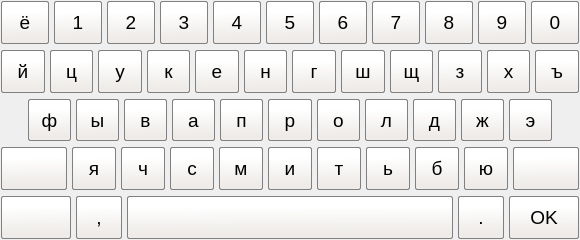
<?xml version="1.0" encoding="UTF-8"?>
<ui version="4.0">
 <class>Form</class>
 <widget class="QWidget" name="Form">
  <property name="geometry">
   <rect>
    <x>0</x>
    <y>0</y>
    <width>580</width>
    <height>240</height>
   </rect>
  </property>
  <property name="windowTitle">
   <string>Form</string>
  </property>
  <layout class="QVBoxLayout" name="vertical_layout">
   <property name="leftMargin">
    <number>1</number>
   </property>
   <property name="topMargin">
    <number>1</number>
   </property>
   <property name="rightMargin">
    <number>1</number>
   </property>
   <property name="bottomMargin">
    <number>1</number>
   </property>
   <item>
    <layout class="QHBoxLayout" name="horizontal_layout" stretch="10,10,10,10,10,10,10,10,10,10,10">
     <property name="spacing">
      <number>5</number>
     </property>
     <item>
      <widget class="QPushButton" name="btn_lt_7">
       <property name="sizePolicy">
        <sizepolicy hsizetype="Ignored" vsizetype="Ignored">
         <horstretch>0</horstretch>
         <verstretch>0</verstretch>
        </sizepolicy>
       </property>
       <property name="font">
        <font>
         <pointsize>14</pointsize>
        </font>
       </property>
       <property name="styleSheet">
        <string notr="true">QPushButton
{
	background-color: qlineargradient(spread:pad, x1:0.521, y1:0.8925, x2:0.504, y2:0.244227, stop:0.00847458 rgba(238, 235, 232, 255), stop:1 rgba(255, 255, 255, 255));
	border: 1px solid gray;
	border-radius: 2px;
}

QPushButton:pressed 
{	
	background-color: rgb(140, 223, 255);
 }</string>
       </property>
       <property name="text">
        <string>ё</string>
       </property>
      </widget>
     </item>
     <item>
      <widget class="QPushButton" name="btn_1">
       <property name="sizePolicy">
        <sizepolicy hsizetype="Ignored" vsizetype="Ignored">
         <horstretch>0</horstretch>
         <verstretch>0</verstretch>
        </sizepolicy>
       </property>
       <property name="font">
        <font>
         <pointsize>14</pointsize>
        </font>
       </property>
       <property name="styleSheet">
        <string notr="true">QPushButton
{
	background-color: qlineargradient(spread:pad, x1:0.521, y1:0.8925, x2:0.504, y2:0.244227, stop:0.00847458 rgba(238, 235, 232, 255), stop:1 rgba(255, 255, 255, 255));
	border: 1px solid gray;
	border-radius: 2px;
}

QPushButton:pressed 
{	
	background-color: rgb(140, 223, 255);
 }</string>
       </property>
       <property name="text">
        <string>1</string>
       </property>
      </widget>
     </item>
     <item>
      <widget class="QPushButton" name="btn_2">
       <property name="sizePolicy">
        <sizepolicy hsizetype="Ignored" vsizetype="Ignored">
         <horstretch>0</horstretch>
         <verstretch>0</verstretch>
        </sizepolicy>
       </property>
       <property name="font">
        <font>
         <pointsize>14</pointsize>
        </font>
       </property>
       <property name="styleSheet">
        <string notr="true">QPushButton
{
	background-color: qlineargradient(spread:pad, x1:0.521, y1:0.8925, x2:0.504, y2:0.244227, stop:0.00847458 rgba(238, 235, 232, 255), stop:1 rgba(255, 255, 255, 255));
	border: 1px solid gray;
	border-radius: 2px;
}

QPushButton:pressed 
{	
	background-color: rgb(140, 223, 255);
 }</string>
       </property>
       <property name="text">
        <string>2</string>
       </property>
      </widget>
     </item>
     <item>
      <widget class="QPushButton" name="btn_3">
       <property name="sizePolicy">
        <sizepolicy hsizetype="Ignored" vsizetype="Ignored">
         <horstretch>0</horstretch>
         <verstretch>0</verstretch>
        </sizepolicy>
       </property>
       <property name="font">
        <font>
         <pointsize>14</pointsize>
        </font>
       </property>
       <property name="styleSheet">
        <string notr="true">QPushButton
{
	background-color: qlineargradient(spread:pad, x1:0.521, y1:0.8925, x2:0.504, y2:0.244227, stop:0.00847458 rgba(238, 235, 232, 255), stop:1 rgba(255, 255, 255, 255));
	border: 1px solid gray;
	border-radius: 2px;
}

QPushButton:pressed 
{	
	background-color: rgb(140, 223, 255);
 }</string>
       </property>
       <property name="text">
        <string>3</string>
       </property>
      </widget>
     </item>
     <item>
      <widget class="QPushButton" name="btn_4">
       <property name="sizePolicy">
        <sizepolicy hsizetype="Ignored" vsizetype="Ignored">
         <horstretch>0</horstretch>
         <verstretch>0</verstretch>
        </sizepolicy>
       </property>
       <property name="font">
        <font>
         <pointsize>14</pointsize>
        </font>
       </property>
       <property name="styleSheet">
        <string notr="true">QPushButton
{
	background-color: qlineargradient(spread:pad, x1:0.521, y1:0.8925, x2:0.504, y2:0.244227, stop:0.00847458 rgba(238, 235, 232, 255), stop:1 rgba(255, 255, 255, 255));
	border: 1px solid gray;
	border-radius: 2px;
}

QPushButton:pressed 
{	
	background-color: rgb(140, 223, 255);
 }</string>
       </property>
       <property name="text">
        <string>4</string>
       </property>
      </widget>
     </item>
     <item>
      <widget class="QPushButton" name="btn_5">
       <property name="sizePolicy">
        <sizepolicy hsizetype="Ignored" vsizetype="Ignored">
         <horstretch>0</horstretch>
         <verstretch>0</verstretch>
        </sizepolicy>
       </property>
       <property name="font">
        <font>
         <pointsize>14</pointsize>
        </font>
       </property>
       <property name="styleSheet">
        <string notr="true">QPushButton
{
	background-color: qlineargradient(spread:pad, x1:0.521, y1:0.8925, x2:0.504, y2:0.244227, stop:0.00847458 rgba(238, 235, 232, 255), stop:1 rgba(255, 255, 255, 255));
	border: 1px solid gray;
	border-radius: 2px;
}

QPushButton:pressed 
{	
	background-color: rgb(140, 223, 255);
 }</string>
       </property>
       <property name="text">
        <string>5</string>
       </property>
      </widget>
     </item>
     <item>
      <widget class="QPushButton" name="btn_6">
       <property name="sizePolicy">
        <sizepolicy hsizetype="Ignored" vsizetype="Ignored">
         <horstretch>0</horstretch>
         <verstretch>0</verstretch>
        </sizepolicy>
       </property>
       <property name="font">
        <font>
         <pointsize>14</pointsize>
        </font>
       </property>
       <property name="styleSheet">
        <string notr="true">QPushButton
{
	background-color: qlineargradient(spread:pad, x1:0.521, y1:0.8925, x2:0.504, y2:0.244227, stop:0.00847458 rgba(238, 235, 232, 255), stop:1 rgba(255, 255, 255, 255));
	border: 1px solid gray;
	border-radius: 2px;
}

QPushButton:pressed 
{	
	background-color: rgb(140, 223, 255);
 }</string>
       </property>
       <property name="text">
        <string>6</string>
       </property>
      </widget>
     </item>
     <item>
      <widget class="QPushButton" name="btn_7">
       <property name="sizePolicy">
        <sizepolicy hsizetype="Ignored" vsizetype="Ignored">
         <horstretch>0</horstretch>
         <verstretch>0</verstretch>
        </sizepolicy>
       </property>
       <property name="font">
        <font>
         <pointsize>14</pointsize>
        </font>
       </property>
       <property name="styleSheet">
        <string notr="true">QPushButton
{
	background-color: qlineargradient(spread:pad, x1:0.521, y1:0.8925, x2:0.504, y2:0.244227, stop:0.00847458 rgba(238, 235, 232, 255), stop:1 rgba(255, 255, 255, 255));
	border: 1px solid gray;
	border-radius: 2px;
}

QPushButton:pressed 
{	
	background-color: rgb(140, 223, 255);
 }</string>
       </property>
       <property name="text">
        <string>7</string>
       </property>
      </widget>
     </item>
     <item>
      <widget class="QPushButton" name="btn_8">
       <property name="sizePolicy">
        <sizepolicy hsizetype="Ignored" vsizetype="Ignored">
         <horstretch>0</horstretch>
         <verstretch>0</verstretch>
        </sizepolicy>
       </property>
       <property name="font">
        <font>
         <pointsize>14</pointsize>
        </font>
       </property>
       <property name="styleSheet">
        <string notr="true">QPushButton
{
	background-color: qlineargradient(spread:pad, x1:0.521, y1:0.8925, x2:0.504, y2:0.244227, stop:0.00847458 rgba(238, 235, 232, 255), stop:1 rgba(255, 255, 255, 255));
	border: 1px solid gray;
	border-radius: 2px;
}

QPushButton:pressed 
{	
	background-color: rgb(140, 223, 255);
 }</string>
       </property>
       <property name="text">
        <string>8</string>
       </property>
      </widget>
     </item>
     <item>
      <widget class="QPushButton" name="btn_9">
       <property name="sizePolicy">
        <sizepolicy hsizetype="Ignored" vsizetype="Ignored">
         <horstretch>0</horstretch>
         <verstretch>0</verstretch>
        </sizepolicy>
       </property>
       <property name="font">
        <font>
         <pointsize>14</pointsize>
        </font>
       </property>
       <property name="styleSheet">
        <string notr="true">QPushButton
{
	background-color: qlineargradient(spread:pad, x1:0.521, y1:0.8925, x2:0.504, y2:0.244227, stop:0.00847458 rgba(238, 235, 232, 255), stop:1 rgba(255, 255, 255, 255));
	border: 1px solid gray;
	border-radius: 2px;
}

QPushButton:pressed 
{	
	background-color: rgb(140, 223, 255);
 }</string>
       </property>
       <property name="text">
        <string>9</string>
       </property>
      </widget>
     </item>
     <item>
      <widget class="QPushButton" name="btn_0">
       <property name="sizePolicy">
        <sizepolicy hsizetype="Ignored" vsizetype="Ignored">
         <horstretch>0</horstretch>
         <verstretch>0</verstretch>
        </sizepolicy>
       </property>
       <property name="font">
        <font>
         <pointsize>14</pointsize>
        </font>
       </property>
       <property name="styleSheet">
        <string notr="true">QPushButton
{
	background-color: qlineargradient(spread:pad, x1:0.521, y1:0.8925, x2:0.504, y2:0.244227, stop:0.00847458 rgba(238, 235, 232, 255), stop:1 rgba(255, 255, 255, 255));
	border: 1px solid gray;
	border-radius: 2px;
}

QPushButton:pressed 
{	
	background-color: rgb(140, 223, 255);
 }</string>
       </property>
       <property name="text">
        <string>0</string>
       </property>
      </widget>
     </item>
    </layout>
   </item>
   <item>
    <layout class="QHBoxLayout" name="horizontal_layout_2" stretch="10,10,10,10,10,10,10,10,10,10,10,10">
     <property name="spacing">
      <number>5</number>
     </property>
     <item>
      <widget class="QPushButton" name="btn_lt_11">
       <property name="sizePolicy">
        <sizepolicy hsizetype="Ignored" vsizetype="Ignored">
         <horstretch>0</horstretch>
         <verstretch>0</verstretch>
        </sizepolicy>
       </property>
       <property name="font">
        <font>
         <pointsize>14</pointsize>
        </font>
       </property>
       <property name="styleSheet">
        <string notr="true">QPushButton
{
	background-color: qlineargradient(spread:pad, x1:0.521, y1:0.8925, x2:0.504, y2:0.244227, stop:0.00847458 rgba(238, 235, 232, 255), stop:1 rgba(255, 255, 255, 255));
	border: 1px solid gray;
	border-radius: 2px;
}

QPushButton:pressed 
{	
	background-color: rgb(140, 223, 255);
 }</string>
       </property>
       <property name="text">
        <string>й</string>
       </property>
      </widget>
     </item>
     <item>
      <widget class="QPushButton" name="btn_lt_24">
       <property name="sizePolicy">
        <sizepolicy hsizetype="Ignored" vsizetype="Ignored">
         <horstretch>0</horstretch>
         <verstretch>0</verstretch>
        </sizepolicy>
       </property>
       <property name="font">
        <font>
         <pointsize>14</pointsize>
        </font>
       </property>
       <property name="styleSheet">
        <string notr="true">QPushButton
{
	background-color: qlineargradient(spread:pad, x1:0.521, y1:0.8925, x2:0.504, y2:0.244227, stop:0.00847458 rgba(238, 235, 232, 255), stop:1 rgba(255, 255, 255, 255));
	border: 1px solid gray;
	border-radius: 2px;
}

QPushButton:pressed 
{	
	background-color: rgb(140, 223, 255);
 }</string>
       </property>
       <property name="text">
        <string>ц</string>
       </property>
      </widget>
     </item>
     <item>
      <widget class="QPushButton" name="btn_lt_21">
       <property name="sizePolicy">
        <sizepolicy hsizetype="Ignored" vsizetype="Ignored">
         <horstretch>0</horstretch>
         <verstretch>0</verstretch>
        </sizepolicy>
       </property>
       <property name="font">
        <font>
         <pointsize>14</pointsize>
        </font>
       </property>
       <property name="styleSheet">
        <string notr="true">QPushButton
{
	background-color: qlineargradient(spread:pad, x1:0.521, y1:0.8925, x2:0.504, y2:0.244227, stop:0.00847458 rgba(238, 235, 232, 255), stop:1 rgba(255, 255, 255, 255));
	border: 1px solid gray;
	border-radius: 2px;
}

QPushButton:pressed 
{	
	background-color: rgb(140, 223, 255);
 }</string>
       </property>
       <property name="text">
        <string>у</string>
       </property>
      </widget>
     </item>
     <item>
      <widget class="QPushButton" name="btn_lt_12">
       <property name="sizePolicy">
        <sizepolicy hsizetype="Ignored" vsizetype="Ignored">
         <horstretch>0</horstretch>
         <verstretch>0</verstretch>
        </sizepolicy>
       </property>
       <property name="font">
        <font>
         <pointsize>14</pointsize>
        </font>
       </property>
       <property name="styleSheet">
        <string notr="true">QPushButton
{
	background-color: qlineargradient(spread:pad, x1:0.521, y1:0.8925, x2:0.504, y2:0.244227, stop:0.00847458 rgba(238, 235, 232, 255), stop:1 rgba(255, 255, 255, 255));
	border: 1px solid gray;
	border-radius: 2px;
}

QPushButton:pressed 
{	
	background-color: rgb(140, 223, 255);
 }</string>
       </property>
       <property name="text">
        <string>к</string>
       </property>
      </widget>
     </item>
     <item>
      <widget class="QPushButton" name="btn_lt_6">
       <property name="sizePolicy">
        <sizepolicy hsizetype="Ignored" vsizetype="Ignored">
         <horstretch>0</horstretch>
         <verstretch>0</verstretch>
        </sizepolicy>
       </property>
       <property name="font">
        <font>
         <pointsize>14</pointsize>
        </font>
       </property>
       <property name="styleSheet">
        <string notr="true">QPushButton
{
	background-color: qlineargradient(spread:pad, x1:0.521, y1:0.8925, x2:0.504, y2:0.244227, stop:0.00847458 rgba(238, 235, 232, 255), stop:1 rgba(255, 255, 255, 255));
	border: 1px solid gray;
	border-radius: 2px;
}

QPushButton:pressed 
{	
	background-color: rgb(140, 223, 255);
 }</string>
       </property>
       <property name="text">
        <string>е</string>
       </property>
      </widget>
     </item>
     <item>
      <widget class="QPushButton" name="btn_lt_15">
       <property name="sizePolicy">
        <sizepolicy hsizetype="Ignored" vsizetype="Ignored">
         <horstretch>0</horstretch>
         <verstretch>0</verstretch>
        </sizepolicy>
       </property>
       <property name="font">
        <font>
         <pointsize>14</pointsize>
        </font>
       </property>
       <property name="styleSheet">
        <string notr="true">QPushButton
{
	background-color: qlineargradient(spread:pad, x1:0.521, y1:0.8925, x2:0.504, y2:0.244227, stop:0.00847458 rgba(238, 235, 232, 255), stop:1 rgba(255, 255, 255, 255));
	border: 1px solid gray;
	border-radius: 2px;
}

QPushButton:pressed 
{	
	background-color: rgb(140, 223, 255);
 }</string>
       </property>
       <property name="text">
        <string>н</string>
       </property>
      </widget>
     </item>
     <item>
      <widget class="QPushButton" name="btn_lt_4">
       <property name="sizePolicy">
        <sizepolicy hsizetype="Ignored" vsizetype="Ignored">
         <horstretch>0</horstretch>
         <verstretch>0</verstretch>
        </sizepolicy>
       </property>
       <property name="font">
        <font>
         <pointsize>14</pointsize>
        </font>
       </property>
       <property name="styleSheet">
        <string notr="true">QPushButton
{
	background-color: qlineargradient(spread:pad, x1:0.521, y1:0.8925, x2:0.504, y2:0.244227, stop:0.00847458 rgba(238, 235, 232, 255), stop:1 rgba(255, 255, 255, 255));
	border: 1px solid gray;
	border-radius: 2px;
}

QPushButton:pressed 
{	
	background-color: rgb(140, 223, 255);
 }</string>
       </property>
       <property name="text">
        <string>г</string>
       </property>
      </widget>
     </item>
     <item>
      <widget class="QPushButton" name="btn_lt_26">
       <property name="sizePolicy">
        <sizepolicy hsizetype="Ignored" vsizetype="Ignored">
         <horstretch>0</horstretch>
         <verstretch>0</verstretch>
        </sizepolicy>
       </property>
       <property name="font">
        <font>
         <pointsize>14</pointsize>
        </font>
       </property>
       <property name="styleSheet">
        <string notr="true">QPushButton
{
	background-color: qlineargradient(spread:pad, x1:0.521, y1:0.8925, x2:0.504, y2:0.244227, stop:0.00847458 rgba(238, 235, 232, 255), stop:1 rgba(255, 255, 255, 255));
	border: 1px solid gray;
	border-radius: 2px;
}

QPushButton:pressed 
{	
	background-color: rgb(140, 223, 255);
 }</string>
       </property>
       <property name="text">
        <string>ш</string>
       </property>
      </widget>
     </item>
     <item>
      <widget class="QPushButton" name="btn_lt_27">
       <property name="sizePolicy">
        <sizepolicy hsizetype="Ignored" vsizetype="Ignored">
         <horstretch>0</horstretch>
         <verstretch>0</verstretch>
        </sizepolicy>
       </property>
       <property name="font">
        <font>
         <pointsize>14</pointsize>
        </font>
       </property>
       <property name="styleSheet">
        <string notr="true">QPushButton
{
	background-color: qlineargradient(spread:pad, x1:0.521, y1:0.8925, x2:0.504, y2:0.244227, stop:0.00847458 rgba(238, 235, 232, 255), stop:1 rgba(255, 255, 255, 255));
	border: 1px solid gray;
	border-radius: 2px;
}

QPushButton:pressed 
{	
	background-color: rgb(140, 223, 255);
 }</string>
       </property>
       <property name="text">
        <string>щ</string>
       </property>
      </widget>
     </item>
     <item>
      <widget class="QPushButton" name="btn_lt_9">
       <property name="sizePolicy">
        <sizepolicy hsizetype="Ignored" vsizetype="Ignored">
         <horstretch>0</horstretch>
         <verstretch>0</verstretch>
        </sizepolicy>
       </property>
       <property name="font">
        <font>
         <pointsize>14</pointsize>
        </font>
       </property>
       <property name="styleSheet">
        <string notr="true">QPushButton
{
	background-color: qlineargradient(spread:pad, x1:0.521, y1:0.8925, x2:0.504, y2:0.244227, stop:0.00847458 rgba(238, 235, 232, 255), stop:1 rgba(255, 255, 255, 255));
	border: 1px solid gray;
	border-radius: 2px;
}

QPushButton:pressed 
{	
	background-color: rgb(140, 223, 255);
 }</string>
       </property>
       <property name="text">
        <string>з</string>
       </property>
      </widget>
     </item>
     <item>
      <widget class="QPushButton" name="btn_lt_23">
       <property name="sizePolicy">
        <sizepolicy hsizetype="Ignored" vsizetype="Ignored">
         <horstretch>0</horstretch>
         <verstretch>0</verstretch>
        </sizepolicy>
       </property>
       <property name="font">
        <font>
         <pointsize>14</pointsize>
        </font>
       </property>
       <property name="styleSheet">
        <string notr="true">QPushButton
{
	background-color: qlineargradient(spread:pad, x1:0.521, y1:0.8925, x2:0.504, y2:0.244227, stop:0.00847458 rgba(238, 235, 232, 255), stop:1 rgba(255, 255, 255, 255));
	border: 1px solid gray;
	border-radius: 2px;
}

QPushButton:pressed 
{	
	background-color: rgb(140, 223, 255);
 }</string>
       </property>
       <property name="text">
        <string>х</string>
       </property>
      </widget>
     </item>
     <item>
      <widget class="QPushButton" name="btn_lt_28">
       <property name="sizePolicy">
        <sizepolicy hsizetype="Ignored" vsizetype="Ignored">
         <horstretch>0</horstretch>
         <verstretch>0</verstretch>
        </sizepolicy>
       </property>
       <property name="font">
        <font>
         <pointsize>14</pointsize>
        </font>
       </property>
       <property name="styleSheet">
        <string notr="true">QPushButton
{
	background-color: qlineargradient(spread:pad, x1:0.521, y1:0.8925, x2:0.504, y2:0.244227, stop:0.00847458 rgba(238, 235, 232, 255), stop:1 rgba(255, 255, 255, 255));
	border: 1px solid gray;
	border-radius: 2px;
}

QPushButton:pressed 
{	
	background-color: rgb(140, 223, 255);
 }</string>
       </property>
       <property name="text">
        <string>ъ</string>
       </property>
      </widget>
     </item>
    </layout>
   </item>
   <item>
    <layout class="QHBoxLayout" name="horizontal_layout_3" stretch="5,10,10,10,10,10,10,10,10,10,10,10,5">
     <property name="spacing">
      <number>5</number>
     </property>
     <item>
      <widget class="QWidget" name="widget" native="true"/>
     </item>
     <item>
      <widget class="QPushButton" name="btn_ll_22">
       <property name="sizePolicy">
        <sizepolicy hsizetype="Ignored" vsizetype="Ignored">
         <horstretch>0</horstretch>
         <verstretch>0</verstretch>
        </sizepolicy>
       </property>
       <property name="font">
        <font>
         <pointsize>14</pointsize>
        </font>
       </property>
       <property name="styleSheet">
        <string notr="true">QPushButton
{
	background-color: qlineargradient(spread:pad, x1:0.521, y1:0.8925, x2:0.504, y2:0.244227, stop:0.00847458 rgba(238, 235, 232, 255), stop:1 rgba(255, 255, 255, 255));
	border: 1px solid gray;
	border-radius: 2px;
}

QPushButton:pressed 
{	
	background-color: rgb(140, 223, 255);
 }</string>
       </property>
       <property name="text">
        <string>ф</string>
       </property>
      </widget>
     </item>
     <item>
      <widget class="QPushButton" name="btn_lt_29">
       <property name="sizePolicy">
        <sizepolicy hsizetype="Ignored" vsizetype="Ignored">
         <horstretch>0</horstretch>
         <verstretch>0</verstretch>
        </sizepolicy>
       </property>
       <property name="font">
        <font>
         <pointsize>14</pointsize>
        </font>
       </property>
       <property name="styleSheet">
        <string notr="true">QPushButton
{
	background-color: qlineargradient(spread:pad, x1:0.521, y1:0.8925, x2:0.504, y2:0.244227, stop:0.00847458 rgba(238, 235, 232, 255), stop:1 rgba(255, 255, 255, 255));
	border: 1px solid gray;
	border-radius: 2px;
}

QPushButton:pressed 
{	
	background-color: rgb(140, 223, 255);
 }</string>
       </property>
       <property name="text">
        <string>ы</string>
       </property>
      </widget>
     </item>
     <item>
      <widget class="QPushButton" name="btn_lt_3">
       <property name="sizePolicy">
        <sizepolicy hsizetype="Ignored" vsizetype="Ignored">
         <horstretch>0</horstretch>
         <verstretch>0</verstretch>
        </sizepolicy>
       </property>
       <property name="font">
        <font>
         <pointsize>14</pointsize>
        </font>
       </property>
       <property name="styleSheet">
        <string notr="true">QPushButton
{
	background-color: qlineargradient(spread:pad, x1:0.521, y1:0.8925, x2:0.504, y2:0.244227, stop:0.00847458 rgba(238, 235, 232, 255), stop:1 rgba(255, 255, 255, 255));
	border: 1px solid gray;
	border-radius: 2px;
}

QPushButton:pressed 
{	
	background-color: rgb(140, 223, 255);
 }</string>
       </property>
       <property name="text">
        <string>в</string>
       </property>
      </widget>
     </item>
     <item>
      <widget class="QPushButton" name="btn_lt_1">
       <property name="sizePolicy">
        <sizepolicy hsizetype="Ignored" vsizetype="Ignored">
         <horstretch>0</horstretch>
         <verstretch>0</verstretch>
        </sizepolicy>
       </property>
       <property name="font">
        <font>
         <pointsize>14</pointsize>
        </font>
       </property>
       <property name="styleSheet">
        <string notr="true">QPushButton
{
	background-color: qlineargradient(spread:pad, x1:0.521, y1:0.8925, x2:0.504, y2:0.244227, stop:0.00847458 rgba(238, 235, 232, 255), stop:1 rgba(255, 255, 255, 255));
	border: 1px solid gray;
	border-radius: 2px;
}

QPushButton:pressed 
{	
	background-color: rgb(140, 223, 255);
 }</string>
       </property>
       <property name="text">
        <string>а</string>
       </property>
      </widget>
     </item>
     <item>
      <widget class="QPushButton" name="btn_lt_17">
       <property name="sizePolicy">
        <sizepolicy hsizetype="Ignored" vsizetype="Ignored">
         <horstretch>0</horstretch>
         <verstretch>0</verstretch>
        </sizepolicy>
       </property>
       <property name="font">
        <font>
         <pointsize>14</pointsize>
        </font>
       </property>
       <property name="styleSheet">
        <string notr="true">QPushButton
{
	background-color: qlineargradient(spread:pad, x1:0.521, y1:0.8925, x2:0.504, y2:0.244227, stop:0.00847458 rgba(238, 235, 232, 255), stop:1 rgba(255, 255, 255, 255));
	border: 1px solid gray;
	border-radius: 2px;
}

QPushButton:pressed 
{	
	background-color: rgb(140, 223, 255);
 }</string>
       </property>
       <property name="text">
        <string>п</string>
       </property>
      </widget>
     </item>
     <item>
      <widget class="QPushButton" name="btn_lt_18">
       <property name="sizePolicy">
        <sizepolicy hsizetype="Ignored" vsizetype="Ignored">
         <horstretch>0</horstretch>
         <verstretch>0</verstretch>
        </sizepolicy>
       </property>
       <property name="font">
        <font>
         <pointsize>14</pointsize>
        </font>
       </property>
       <property name="styleSheet">
        <string notr="true">QPushButton
{
	background-color: qlineargradient(spread:pad, x1:0.521, y1:0.8925, x2:0.504, y2:0.244227, stop:0.00847458 rgba(238, 235, 232, 255), stop:1 rgba(255, 255, 255, 255));
	border: 1px solid gray;
	border-radius: 2px;
}

QPushButton:pressed 
{	
	background-color: rgb(140, 223, 255);
 }</string>
       </property>
       <property name="text">
        <string>р</string>
       </property>
      </widget>
     </item>
     <item>
      <widget class="QPushButton" name="btn_lt_16">
       <property name="sizePolicy">
        <sizepolicy hsizetype="Ignored" vsizetype="Ignored">
         <horstretch>0</horstretch>
         <verstretch>0</verstretch>
        </sizepolicy>
       </property>
       <property name="font">
        <font>
         <pointsize>14</pointsize>
        </font>
       </property>
       <property name="styleSheet">
        <string notr="true">QPushButton
{
	background-color: qlineargradient(spread:pad, x1:0.521, y1:0.8925, x2:0.504, y2:0.244227, stop:0.00847458 rgba(238, 235, 232, 255), stop:1 rgba(255, 255, 255, 255));
	border: 1px solid gray;
	border-radius: 2px;
}

QPushButton:pressed 
{	
	background-color: rgb(140, 223, 255);
 }</string>
       </property>
       <property name="text">
        <string>о</string>
       </property>
      </widget>
     </item>
     <item>
      <widget class="QPushButton" name="btn_lt_13">
       <property name="sizePolicy">
        <sizepolicy hsizetype="Ignored" vsizetype="Ignored">
         <horstretch>0</horstretch>
         <verstretch>0</verstretch>
        </sizepolicy>
       </property>
       <property name="font">
        <font>
         <pointsize>14</pointsize>
        </font>
       </property>
       <property name="styleSheet">
        <string notr="true">QPushButton
{
	background-color: qlineargradient(spread:pad, x1:0.521, y1:0.8925, x2:0.504, y2:0.244227, stop:0.00847458 rgba(238, 235, 232, 255), stop:1 rgba(255, 255, 255, 255));
	border: 1px solid gray;
	border-radius: 2px;
}

QPushButton:pressed 
{	
	background-color: rgb(140, 223, 255);
 }</string>
       </property>
       <property name="text">
        <string>л</string>
       </property>
      </widget>
     </item>
     <item>
      <widget class="QPushButton" name="btn_lt_5">
       <property name="sizePolicy">
        <sizepolicy hsizetype="Ignored" vsizetype="Ignored">
         <horstretch>0</horstretch>
         <verstretch>0</verstretch>
        </sizepolicy>
       </property>
       <property name="font">
        <font>
         <pointsize>14</pointsize>
        </font>
       </property>
       <property name="styleSheet">
        <string notr="true">QPushButton
{
	background-color: qlineargradient(spread:pad, x1:0.521, y1:0.8925, x2:0.504, y2:0.244227, stop:0.00847458 rgba(238, 235, 232, 255), stop:1 rgba(255, 255, 255, 255));
	border: 1px solid gray;
	border-radius: 2px;
}

QPushButton:pressed 
{	
	background-color: rgb(140, 223, 255);
 }</string>
       </property>
       <property name="text">
        <string>д</string>
       </property>
      </widget>
     </item>
     <item>
      <widget class="QPushButton" name="btn_lt_8">
       <property name="sizePolicy">
        <sizepolicy hsizetype="Ignored" vsizetype="Ignored">
         <horstretch>0</horstretch>
         <verstretch>0</verstretch>
        </sizepolicy>
       </property>
       <property name="font">
        <font>
         <pointsize>14</pointsize>
        </font>
       </property>
       <property name="styleSheet">
        <string notr="true">QPushButton
{
	background-color: qlineargradient(spread:pad, x1:0.521, y1:0.8925, x2:0.504, y2:0.244227, stop:0.00847458 rgba(238, 235, 232, 255), stop:1 rgba(255, 255, 255, 255));
	border: 1px solid gray;
	border-radius: 2px;
}

QPushButton:pressed 
{	
	background-color: rgb(140, 223, 255);
 }</string>
       </property>
       <property name="text">
        <string>ж</string>
       </property>
      </widget>
     </item>
     <item>
      <widget class="QPushButton" name="btn_lt_31">
       <property name="sizePolicy">
        <sizepolicy hsizetype="Ignored" vsizetype="Ignored">
         <horstretch>0</horstretch>
         <verstretch>0</verstretch>
        </sizepolicy>
       </property>
       <property name="font">
        <font>
         <pointsize>14</pointsize>
        </font>
       </property>
       <property name="styleSheet">
        <string notr="true">QPushButton
{
	background-color: qlineargradient(spread:pad, x1:0.521, y1:0.8925, x2:0.504, y2:0.244227, stop:0.00847458 rgba(238, 235, 232, 255), stop:1 rgba(255, 255, 255, 255));
	border: 1px solid gray;
	border-radius: 2px;
}

QPushButton:pressed 
{	
	background-color: rgb(140, 223, 255);
 }</string>
       </property>
       <property name="text">
        <string>э</string>
       </property>
      </widget>
     </item>
     <item>
      <widget class="QWidget" name="widget_2" native="true"/>
     </item>
    </layout>
   </item>
   <item>
    <layout class="QHBoxLayout" name="horizontal_layout_4" stretch="15,10,10,10,10,10,10,10,10,10,15">
     <property name="spacing">
      <number>5</number>
     </property>
     <item>
      <widget class="QPushButton" name="btn_upper">
       <property name="sizePolicy">
        <sizepolicy hsizetype="Ignored" vsizetype="Ignored">
         <horstretch>0</horstretch>
         <verstretch>0</verstretch>
        </sizepolicy>
       </property>
       <property name="font">
        <font>
         <pointsize>14</pointsize>
        </font>
       </property>
       <property name="styleSheet">
        <string notr="true">QPushButton {
    background-color: qlineargradient(spread:pad, x1:0.521, y1:0.8925, x2:0.504, y2:0.244227, stop:0.00847458 rgba(238, 235, 232, 255), stop:1 rgba(255, 255, 255, 255));
    border: 1px solid gray;
    border-radius: 2px;
}

QPushButton:pressed {
    background-color: rgb(140, 223, 255);
 }

QPushButton:checked {
    background-color: rgb(0, 162, 255);
    border: 1px solid gray;
    border-radius: 2px;
}</string>
       </property>
       <property name="text">
        <string/>
       </property>
       <property name="icon">
        <iconset>
         <normaloff>up-arrow.png</normaloff>up-arrow.png</iconset>
       </property>
       <property name="checkable">
        <bool>true</bool>
       </property>
      </widget>
     </item>
     <item>
      <widget class="QPushButton" name="btn_lt_33">
       <property name="sizePolicy">
        <sizepolicy hsizetype="Ignored" vsizetype="Ignored">
         <horstretch>0</horstretch>
         <verstretch>0</verstretch>
        </sizepolicy>
       </property>
       <property name="font">
        <font>
         <pointsize>14</pointsize>
        </font>
       </property>
       <property name="styleSheet">
        <string notr="true">QPushButton
{
	background-color: qlineargradient(spread:pad, x1:0.521, y1:0.8925, x2:0.504, y2:0.244227, stop:0.00847458 rgba(238, 235, 232, 255), stop:1 rgba(255, 255, 255, 255));
	border: 1px solid gray;
	border-radius: 2px;
}

QPushButton:pressed 
{	
	background-color: rgb(140, 223, 255);
 }</string>
       </property>
       <property name="text">
        <string>я</string>
       </property>
      </widget>
     </item>
     <item>
      <widget class="QPushButton" name="btn_lt_25">
       <property name="sizePolicy">
        <sizepolicy hsizetype="Ignored" vsizetype="Ignored">
         <horstretch>0</horstretch>
         <verstretch>0</verstretch>
        </sizepolicy>
       </property>
       <property name="font">
        <font>
         <pointsize>14</pointsize>
        </font>
       </property>
       <property name="styleSheet">
        <string notr="true">QPushButton
{
	background-color: qlineargradient(spread:pad, x1:0.521, y1:0.8925, x2:0.504, y2:0.244227, stop:0.00847458 rgba(238, 235, 232, 255), stop:1 rgba(255, 255, 255, 255));
	border: 1px solid gray;
	border-radius: 2px;
}

QPushButton:pressed 
{	
	background-color: rgb(140, 223, 255);
 }</string>
       </property>
       <property name="text">
        <string>ч</string>
       </property>
      </widget>
     </item>
     <item>
      <widget class="QPushButton" name="btn_lt_19">
       <property name="sizePolicy">
        <sizepolicy hsizetype="Ignored" vsizetype="Ignored">
         <horstretch>0</horstretch>
         <verstretch>0</verstretch>
        </sizepolicy>
       </property>
       <property name="font">
        <font>
         <pointsize>14</pointsize>
        </font>
       </property>
       <property name="styleSheet">
        <string notr="true">QPushButton
{
	background-color: qlineargradient(spread:pad, x1:0.521, y1:0.8925, x2:0.504, y2:0.244227, stop:0.00847458 rgba(238, 235, 232, 255), stop:1 rgba(255, 255, 255, 255));
	border: 1px solid gray;
	border-radius: 2px;
}

QPushButton:pressed 
{	
	background-color: rgb(140, 223, 255);
 }</string>
       </property>
       <property name="text">
        <string>с</string>
       </property>
      </widget>
     </item>
     <item>
      <widget class="QPushButton" name="btn_lt_14">
       <property name="sizePolicy">
        <sizepolicy hsizetype="Ignored" vsizetype="Ignored">
         <horstretch>0</horstretch>
         <verstretch>0</verstretch>
        </sizepolicy>
       </property>
       <property name="font">
        <font>
         <pointsize>14</pointsize>
        </font>
       </property>
       <property name="styleSheet">
        <string notr="true">QPushButton
{
	background-color: qlineargradient(spread:pad, x1:0.521, y1:0.8925, x2:0.504, y2:0.244227, stop:0.00847458 rgba(238, 235, 232, 255), stop:1 rgba(255, 255, 255, 255));
	border: 1px solid gray;
	border-radius: 2px;
}

QPushButton:pressed 
{	
	background-color: rgb(140, 223, 255);
 }</string>
       </property>
       <property name="text">
        <string>м</string>
       </property>
      </widget>
     </item>
     <item>
      <widget class="QPushButton" name="btn_lt_10">
       <property name="sizePolicy">
        <sizepolicy hsizetype="Ignored" vsizetype="Ignored">
         <horstretch>0</horstretch>
         <verstretch>0</verstretch>
        </sizepolicy>
       </property>
       <property name="font">
        <font>
         <pointsize>14</pointsize>
        </font>
       </property>
       <property name="styleSheet">
        <string notr="true">QPushButton
{
	background-color: qlineargradient(spread:pad, x1:0.521, y1:0.8925, x2:0.504, y2:0.244227, stop:0.00847458 rgba(238, 235, 232, 255), stop:1 rgba(255, 255, 255, 255));
	border: 1px solid gray;
	border-radius: 2px;
}

QPushButton:pressed 
{	
	background-color: rgb(140, 223, 255);
 }</string>
       </property>
       <property name="text">
        <string>и</string>
       </property>
      </widget>
     </item>
     <item>
      <widget class="QPushButton" name="btn_lt_20">
       <property name="sizePolicy">
        <sizepolicy hsizetype="Ignored" vsizetype="Ignored">
         <horstretch>0</horstretch>
         <verstretch>0</verstretch>
        </sizepolicy>
       </property>
       <property name="font">
        <font>
         <pointsize>14</pointsize>
        </font>
       </property>
       <property name="styleSheet">
        <string notr="true">QPushButton
{
	background-color: qlineargradient(spread:pad, x1:0.521, y1:0.8925, x2:0.504, y2:0.244227, stop:0.00847458 rgba(238, 235, 232, 255), stop:1 rgba(255, 255, 255, 255));
	border: 1px solid gray;
	border-radius: 2px;
}

QPushButton:pressed 
{	
	background-color: rgb(140, 223, 255);
 }</string>
       </property>
       <property name="text">
        <string>т</string>
       </property>
      </widget>
     </item>
     <item>
      <widget class="QPushButton" name="btn_lt_30">
       <property name="sizePolicy">
        <sizepolicy hsizetype="Ignored" vsizetype="Ignored">
         <horstretch>0</horstretch>
         <verstretch>0</verstretch>
        </sizepolicy>
       </property>
       <property name="font">
        <font>
         <pointsize>14</pointsize>
        </font>
       </property>
       <property name="styleSheet">
        <string notr="true">QPushButton
{
	background-color: qlineargradient(spread:pad, x1:0.521, y1:0.8925, x2:0.504, y2:0.244227, stop:0.00847458 rgba(238, 235, 232, 255), stop:1 rgba(255, 255, 255, 255));
	border: 1px solid gray;
	border-radius: 2px;
}

QPushButton:pressed 
{	
	background-color: rgb(140, 223, 255);
 }</string>
       </property>
       <property name="text">
        <string>ь</string>
       </property>
      </widget>
     </item>
     <item>
      <widget class="QPushButton" name="btn_lt_2">
       <property name="sizePolicy">
        <sizepolicy hsizetype="Ignored" vsizetype="Ignored">
         <horstretch>0</horstretch>
         <verstretch>0</verstretch>
        </sizepolicy>
       </property>
       <property name="font">
        <font>
         <pointsize>14</pointsize>
        </font>
       </property>
       <property name="styleSheet">
        <string notr="true">QPushButton
{
	background-color: qlineargradient(spread:pad, x1:0.521, y1:0.8925, x2:0.504, y2:0.244227, stop:0.00847458 rgba(238, 235, 232, 255), stop:1 rgba(255, 255, 255, 255));
	border: 1px solid gray;
	border-radius: 2px;
}

QPushButton:pressed 
{	
	background-color: rgb(140, 223, 255);
 }</string>
       </property>
       <property name="text">
        <string>б</string>
       </property>
      </widget>
     </item>
     <item>
      <widget class="QPushButton" name="btn_lt_32">
       <property name="sizePolicy">
        <sizepolicy hsizetype="Ignored" vsizetype="Ignored">
         <horstretch>0</horstretch>
         <verstretch>0</verstretch>
        </sizepolicy>
       </property>
       <property name="font">
        <font>
         <pointsize>14</pointsize>
        </font>
       </property>
       <property name="styleSheet">
        <string notr="true">QPushButton
{
	background-color: qlineargradient(spread:pad, x1:0.521, y1:0.8925, x2:0.504, y2:0.244227, stop:0.00847458 rgba(238, 235, 232, 255), stop:1 rgba(255, 255, 255, 255));
	border: 1px solid gray;
	border-radius: 2px;
}

QPushButton:pressed 
{	
	background-color: rgb(140, 223, 255);
 }</string>
       </property>
       <property name="text">
        <string>ю</string>
       </property>
      </widget>
     </item>
     <item>
      <widget class="QPushButton" name="btn_backspace">
       <property name="sizePolicy">
        <sizepolicy hsizetype="Ignored" vsizetype="Ignored">
         <horstretch>0</horstretch>
         <verstretch>0</verstretch>
        </sizepolicy>
       </property>
       <property name="font">
        <font>
         <pointsize>14</pointsize>
        </font>
       </property>
       <property name="styleSheet">
        <string notr="true">QPushButton
{
	background-color: qlineargradient(spread:pad, x1:0.521, y1:0.8925, x2:0.504, y2:0.244227, stop:0.00847458 rgba(238, 235, 232, 255), stop:1 rgba(255, 255, 255, 255));
	border: 1px solid gray;
	border-radius: 2px;
}

QPushButton:pressed 
{	
	background-color: rgb(140, 223, 255);
 }</string>
       </property>
       <property name="text">
        <string/>
       </property>
       <property name="icon">
        <iconset>
         <normaloff>backspace.png</normaloff>backspace.png</iconset>
       </property>
      </widget>
     </item>
    </layout>
   </item>
   <item>
    <layout class="QHBoxLayout" name="horizontal_layout_5" stretch="15,10,70,10,15">
     <property name="spacing">
      <number>5</number>
     </property>
     <item>
      <widget class="QPushButton" name="btn_language">
       <property name="sizePolicy">
        <sizepolicy hsizetype="Preferred" vsizetype="Preferred">
         <horstretch>0</horstretch>
         <verstretch>0</verstretch>
        </sizepolicy>
       </property>
       <property name="font">
        <font>
         <pointsize>14</pointsize>
        </font>
       </property>
       <property name="styleSheet">
        <string notr="true">QPushButton
{
	background-color: qlineargradient(spread:pad, x1:0.521, y1:0.8925, x2:0.504, y2:0.244227, stop:0.00847458 rgba(238, 235, 232, 255), stop:1 rgba(255, 255, 255, 255));
	border: 1px solid gray;
	border-radius: 2px;
}

QPushButton:pressed 
{	
	background-color: rgb(140, 223, 255);
 }</string>
       </property>
       <property name="text">
        <string/>
       </property>
       <property name="icon">
        <iconset>
         <normaloff>world.png</normaloff>world.png</iconset>
       </property>
      </widget>
     </item>
     <item>
      <widget class="QPushButton" name="btn_comma">
       <property name="sizePolicy">
        <sizepolicy hsizetype="Ignored" vsizetype="Ignored">
         <horstretch>0</horstretch>
         <verstretch>0</verstretch>
        </sizepolicy>
       </property>
       <property name="font">
        <font>
         <pointsize>14</pointsize>
        </font>
       </property>
       <property name="styleSheet">
        <string notr="true">QPushButton
{
	background-color: qlineargradient(spread:pad, x1:0.521, y1:0.8925, x2:0.504, y2:0.244227, stop:0.00847458 rgba(238, 235, 232, 255), stop:1 rgba(255, 255, 255, 255));
	border: 1px solid gray;
	border-radius: 2px;
}

QPushButton:pressed 
{	
	background-color: rgb(140, 223, 255);
 }</string>
       </property>
       <property name="text">
        <string>,</string>
       </property>
      </widget>
     </item>
     <item>
      <widget class="QPushButton" name="btn_space">
       <property name="sizePolicy">
        <sizepolicy hsizetype="Ignored" vsizetype="Ignored">
         <horstretch>0</horstretch>
         <verstretch>0</verstretch>
        </sizepolicy>
       </property>
       <property name="font">
        <font>
         <pointsize>14</pointsize>
        </font>
       </property>
       <property name="styleSheet">
        <string notr="true">QPushButton
{
	background-color: qlineargradient(spread:pad, x1:0.521, y1:0.8925, x2:0.504, y2:0.244227, stop:0.00847458 rgba(238, 235, 232, 255), stop:1 rgba(255, 255, 255, 255));
	border: 1px solid gray;
	border-radius: 2px;
}

QPushButton:pressed 
{	
	background-color: rgb(140, 223, 255);
 }</string>
       </property>
       <property name="text">
        <string/>
       </property>
      </widget>
     </item>
     <item>
      <widget class="QPushButton" name="btn_period">
       <property name="sizePolicy">
        <sizepolicy hsizetype="Ignored" vsizetype="Ignored">
         <horstretch>0</horstretch>
         <verstretch>0</verstretch>
        </sizepolicy>
       </property>
       <property name="font">
        <font>
         <pointsize>14</pointsize>
        </font>
       </property>
       <property name="styleSheet">
        <string notr="true">QPushButton
{
	background-color: qlineargradient(spread:pad, x1:0.521, y1:0.8925, x2:0.504, y2:0.244227, stop:0.00847458 rgba(238, 235, 232, 255), stop:1 rgba(255, 255, 255, 255));
	border: 1px solid gray;
	border-radius: 2px;
}

QPushButton:pressed 
{	
	background-color: rgb(140, 223, 255);
 }</string>
       </property>
       <property name="text">
        <string>.</string>
       </property>
      </widget>
     </item>
     <item>
      <widget class="QPushButton" name="btn_ok">
       <property name="sizePolicy">
        <sizepolicy hsizetype="Ignored" vsizetype="Ignored">
         <horstretch>0</horstretch>
         <verstretch>0</verstretch>
        </sizepolicy>
       </property>
       <property name="font">
        <font>
         <pointsize>14</pointsize>
        </font>
       </property>
       <property name="styleSheet">
        <string notr="true">QPushButton
{
	background-color: qlineargradient(spread:pad, x1:0.521, y1:0.8925, x2:0.504, y2:0.244227, stop:0.00847458 rgba(238, 235, 232, 255), stop:1 rgba(255, 255, 255, 255));
	border: 1px solid gray;
	border-radius: 2px;
}

QPushButton:pressed 
{	
	background-color: rgb(140, 223, 255);
 }</string>
       </property>
       <property name="text">
        <string>OK</string>
       </property>
      </widget>
     </item>
    </layout>
   </item>
  </layout>
 </widget>
 <resources/>
 <connections/>
</ui>
